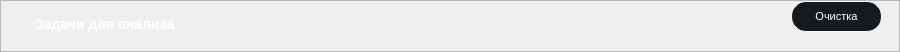
      <widget class="QFrame" name="frame_TasksForAnalysis">
       <property name="geometry">
        <rect>
         <x>10</x>
         <y>10</y>
         <width>900</width>
         <height>45</height>
        </rect>
       </property>
       <property name="minimumSize">
        <size>
         <width>900</width>
         <height>0</height>
        </size>
       </property>
       <property name="maximumSize">
        <size>
         <width>900</width>
         <height>45</height>
        </size>
       </property>
       <property name="styleSheet">
        <string notr="true">/* styles.qss */

#frame_TasksForAnalysis {
    background-color: #161A1E;
    border-radius: 15px; /* Установите значение по вашему усмотрению для достижения овальной формы */
}
</string>
       </property>
       <property name="frameShape">
        <enum>QFrame::StyledPanel</enum>
       </property>
       <property name="frameShadow">
        <enum>QFrame::Raised</enum>
       </property>
       <layout class="QHBoxLayout" name="horizontalLayout">
        <property name="spacing">
         <number>0</number>
        </property>
        <property name="leftMargin">
         <number>0</number>
        </property>
        <property name="topMargin">
         <number>0</number>
        </property>
        <property name="rightMargin">
         <number>0</number>
        </property>
        <property name="bottomMargin">
         <number>0</number>
        </property>
        <item>
         <widget class="QFrame" name="frame_1">
          <property name="minimumSize">
           <size>
            <width>0</width>
            <height>50</height>
           </size>
          </property>
          <property name="styleSheet">
           <string notr="true">background-color: transparent;</string>
          </property>
          <property name="frameShape">
           <enum>QFrame::StyledPanel</enum>
          </property>
          <property name="frameShadow">
           <enum>QFrame::Raised</enum>
          </property>
          <widget class="QPushButton" name="pushTasksForAnalysis">
           <property name="geometry">
            <rect>
             <x>790</x>
             <y>0</y>
             <width>91</width>
             <height>31</height>
            </rect>
           </property>
           <property name="minimumSize">
            <size>
             <width>91</width>
             <height>31</height>
            </size>
           </property>
           <property name="maximumSize">
            <size>
             <width>91</width>
             <height>31</height>
            </size>
           </property>
           <property name="baseSize">
            <size>
             <width>0</width>
             <height>0</height>
            </size>
           </property>
           <property name="styleSheet">
            <string notr="true">/* styles.qss */

QPushButton {
    background-color: #161A1E;
    border-radius: 15px;
    color: white; /* Установите цвет текста */
    font-size: 11px; /* Установите размер шрифта */
    padding: 10px 20px; /* Установите отступы */
    border: 1px solid white; /* Уменьшаем толщину обводки до 1 пикселя */
}

QPushButton:hover {
    background-color: #2C3236;
    transition: background-color 0.3s ease;
}
</string>
           </property>
           <property name="text">
            <string>Очистка</string>
           </property>
          </widget>
          <widget class="QLabel" name="labelTextTasksForAnalysis">
           <property name="geometry">
            <rect>
             <x>30</x>
             <y>10</y>
             <width>151</width>
             <height>21</height>
            </rect>
           </property>
           <property name="styleSheet">
            <string notr="true">/* styles.qss */

QLabel {
    color: white; /* Установите цвет текста в белый */
    font-size: 14px; /* Установите размер шрифта в 14 пикселей */
    font-family: &quot;Times New Roman&quot;; /* Установите тип шрифта по вашему выбору */
    font-weight: bold; /* Установите жирность шрифта (если нужно) */
    margin-top: 5px; /* Опустить текст на 10 пикселей вниз */
}
</string>
           </property>
           <property name="text">
            <string>Задачи для анализа</string>
           </property>
          </widget>
          <widget class="QLabel" name="labelTasksForAnalysis">
           <property name="geometry">
            <rect>
             <x>616</x>
             <y>10</y>
             <width>101</width>
             <height>20</height>
            </rect>
           </property>
           <property name="text">
            <string/>
           </property>
          </widget>
         </widget>
        </item>
       </layout>
      </widget>
